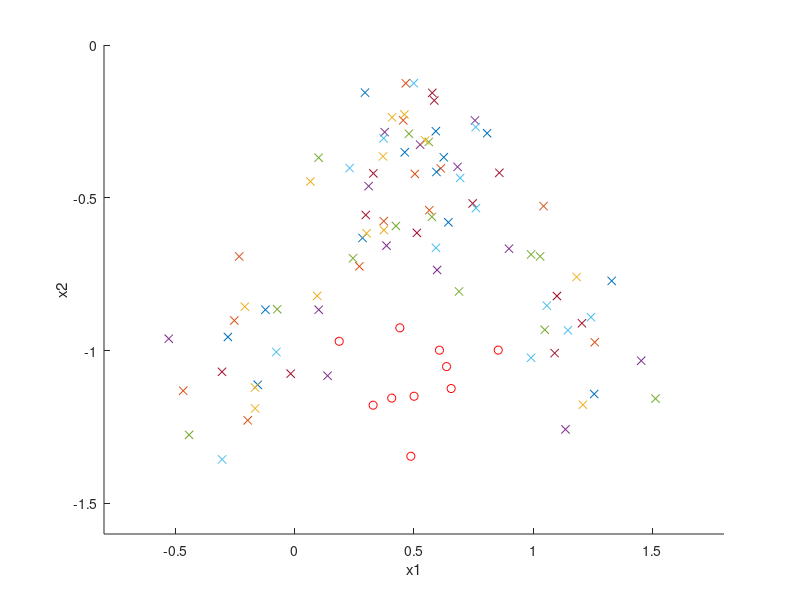

The MATLAB source for this figure: (Note: this script raises an error after producing the figure.)
% 1. SP z NEU
% Marketa Jedlickova

%% Inicializace
clc
clear all

data = load('tren_m.txt');

x1 = data(:,1);   % první vstup
x2 = data(:,2);   % druhý vstup
u  = data(:,3);   % požadovaný výstup

% Vykreslení dat
figure(1)
hold on;
for i = 1:100
    if u(i)==1
        plot(x1(i),x2(i), 'x');
    else
        plot(x1(i),x2(i), 'or');
    end
end
xlim([-0.8;1.8]);
xlabel('x1')
ylim([-1.6;0]);
ylabel('x2')

%% Trénování sítì
% Dimenze: vstupni vektor I je 2, I.vrstva J je 4 a výstupni vektor M je 1

% Inicializace
x = [x1,x2];
w = [rand(1)*2-1, rand(1)*2-1;
    rand(1)*2-1, rand(1)*2-1;
    rand(1)*2-1, rand(1)*2-1; 
    rand(1)*2-1, rand(1)*2-1];                             % JxI nahodna cisla v rozmezi -1 a 1
v = [rand(1)*2-1, rand(1)*2-1, rand(1)*2-1, rand(1)*2-1];  % MxJ
b = [rand(1)*2-1;
    rand(1)*2-1;
    rand(1)*2-1;
    rand(1)*2-1];                                          % J
d =  rand(1)*2-1;                                          % M

save('inicializace.mat','w','v','b','d');

load('inicializace.mat');

lambda = 0.2;
c = 1.5;                  % konstanta uèení
Emax = 0.01;              % !!!!!  maximalni povolena chyba
p = 10000;                % !!!!!  pocet trenovacich cyklu
E = 0;     

% pocatecni chyba

% Výpocet odezvy

for q = 1 : p
    for k = 1:100
        xc = x(k,:)';
        uc = u(k,:);
        
        z = [activ(w(1,:)*xc+b(1)); activ(w(2,:)*xc+b(2)); activ(w(3,:)*xc+b(3)); activ(w(4,:)*xc+b(4))];
        y = activ(v*z + d);
        % u požadovaný výstup je již definován výše
        
        % Výpocet chyby
        E = E + (1/2)*((uc-y)'*(uc-y));
        
        % Aktualizace vah a prahù
        for j =1:4
            for i = 1:2
                % M je 1 nemusi byt suma :)
                w(j,i)= w(j,i) + c*(uc-y)*der(v*z+d)*v(j)*der(w(j,:)*xc+b(j))*xc(i);
                b(j) = b(j) + c*(uc-y)*der(v*z+d)*v(j)*der(w(j,:)*xc+b(j));
                
            end
            
            % M je 1 nemusi byt druhy for
            v(j)= v(j) + c*(uc-y)*der(v*z+d)*z(j);
            d = d + c*(uc-y)*der(v*z+d);
        end
        % Test vycerpanosti trénovací množiny ---> for cyklus
    end
    
    % Konec trénovacího cyklu
    Ec(q) = E;
    
    if Ec(q)< Emax
        w
        b
        v
        d
        Ec(q)
        q
        break;
    else
        clc
        E = 0
        Ec(q)
        q
    end
    
end

figure(2);
plot(1:q,Ec);
xlabel('Císlo trénovacího cyklu');
ylabel('Chyba Ec')
xlim([0;q]);

save('natrenovana_data.mat','c','lambda','q','w','b','v','d','Ec');

%% Vyhodnocení sítì

load('natrenovana_data.mat');

for i  = 1 : 100
    x = data(i,1:2)';
    
    z1 = activ(w(1,1:2)*x + b(1,1));
    z2 = activ(w(2,1:2)*x + b(2,1));
    z3 = activ(w(3,1:2)*x + b(3,1));
    z4 = activ(w(4,1:2)*x + b(4,1));
    
    y_real(i) =  activ(v(1)*z1 + v(2)*z2 +  v(3)*z3 +  v(4)*z4  + d); 
    
end

figure(3);
hold on
plot(1:100, data(:,3),'r');
plot(1:100, y_real);
xlabel('Cislo vzorku');
ylabel('Vystup');
legend('Zadany vystup u','Vystup natrenovane site y')
hold off


figure(4);

[X,Y]=meshgrid([-2:0.1:3], [-2:0.1:3]);

Z1 = 2./(1+exp(-lambda * (w(1,1).*X + w(1,2).*Y + b(1,1)))) - 1;
Z2 = 2./(1+exp(-lambda * (w(2,1).*X + w(2,2).*Y + b(2,1)))) - 1;
Z3 = 2./(1+exp(-lambda * (w(3,1).*X + w(3,2).*Y + b(3,1)))) - 1;
Z4 = 2./(1+exp(-lambda * (w(4,1).*X + w(4,2).*Y + b(4,1)))) - 1;

Y1 = 2./(1+exp(-lambda * (v(1).*Z1 + v(2).*Z2 +  v(3).*Z3 +  v(4).*Z4  + d))) - 1;

hold on;
for i = 1:100
    if u(i)==1
        plot(x1(i),x2(i), 'x');
    else
        plot(x1(i),x2(i), 'or');
    end
end
xlim([-0.8;1.8]);
xlabel('x1')
ylim([-1.6;0]);
ylabel('x2')
zlabel('y');
contour(X,Y,Y1);
hold off

 
